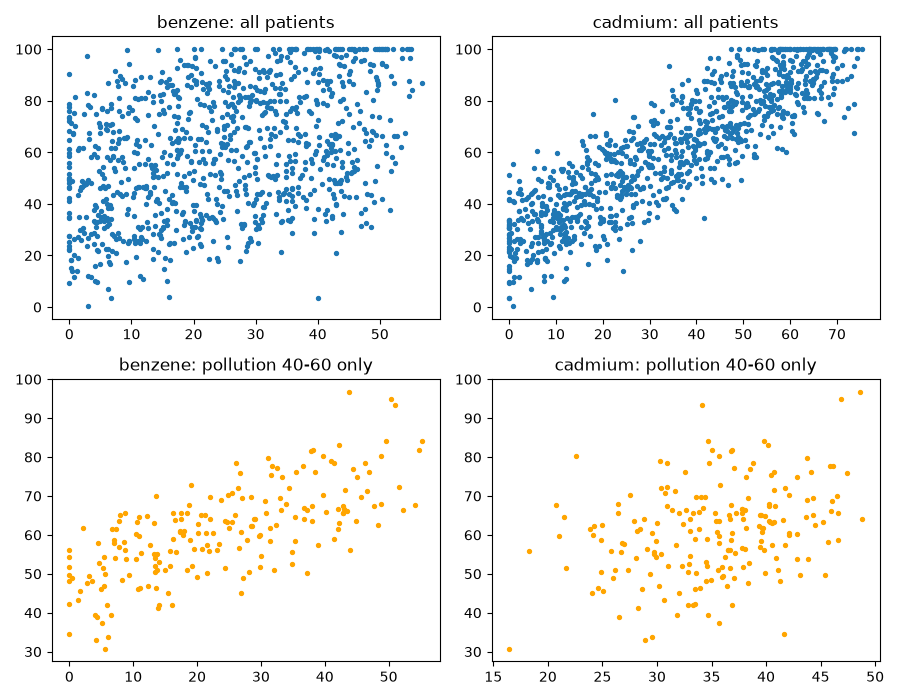

Reproduce this figure in Python.
import pandas as pd
import matplotlib.pyplot as plt

df = pd.read_csv("chemicals_cancer.csv")
print(df.columns.tolist())   

# Task 6:
print("All patients:")
print("benzene vs malignancy:", df["benzene"].corr(df["malignancy"]))
print("cadmium vs malignancy:", df["cadmium"].corr(df["malignancy"]))

# Task 7: 
sub = df[(df["pollution_index"] > 40) & (df["pollution_index"] < 60)]
print("\nPollution index 40-60 only (", len(sub), "patients ):")
print("benzene vs malignancy:", sub["benzene"].corr(sub["malignancy"]))
print("cadmium vs malignancy:", sub["cadmium"].corr(sub["malignancy"]))

fig, axes = plt.subplots(2, 2, figsize=(9, 7))
for i, chem in enumerate(["benzene", "cadmium"]):
    axes[0, i].scatter(df[chem], df["malignancy"], s=8)
    axes[0, i].set_title(chem + ": all patients")
    axes[1, i].scatter(sub[chem], sub["malignancy"], s=8, color="orange")
    axes[1, i].set_title(chem + ": pollution 40-60 only")
plt.tight_layout()
plt.savefig("chemicals.png")
